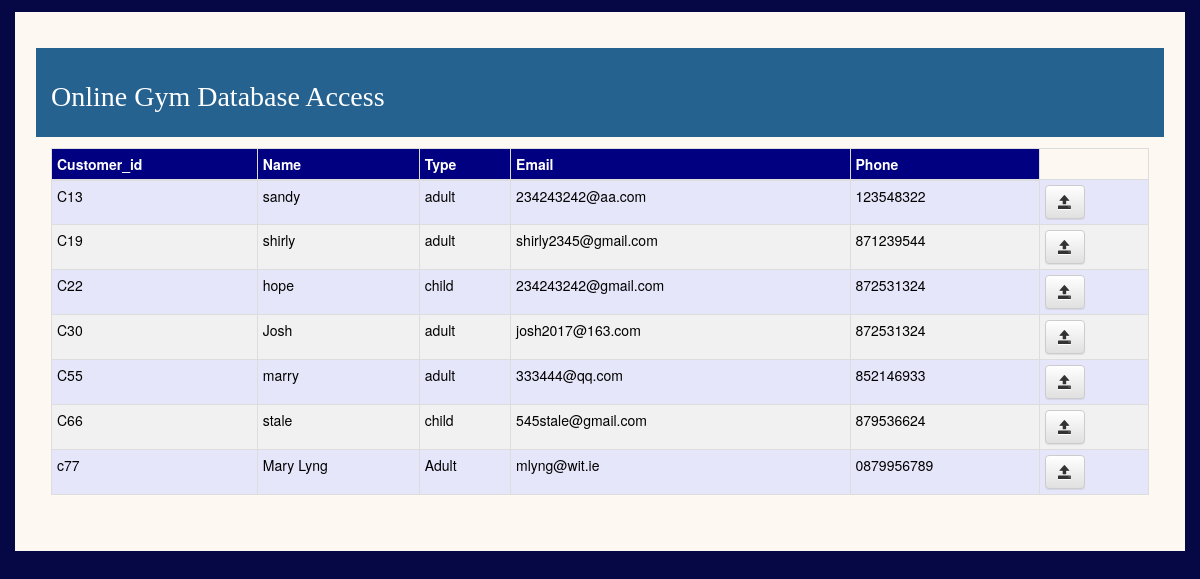
Screenshot of /GymOnline/admin2/customers.php with the database file from the repository.
### tables this page shows
CREATE TABLE `customer` (
  `customer_id` varchar(6) NOT NULL,
  `name` varchar(15) NOT NULL,
  `type` varchar(5) NOT NULL DEFAULT 'adult',
  `email` varchar(30) NOT NULL,
  `phone` varchar(15) NOT NULL,
  `date_entered` date NOT NULL
);

### GymOnline/admin2/inc/customer.inc.php (called while the page is built, shortened)
<?php
class Customer{
	private $db;
	public function __construct($database) {
	    $this->db = $database;
	}
	public function allcustomers() {
		$sql = "select customer_id, name, type, email, phone from customer order by customer_id;";
	    $stmt = $this->db->prepare($sql);
	    $stmt->execute();
	    return $stmt->fetchAll(PDO::FETCH_OBJ);
	}
}
?>

### GymOnline/admin2/inc/init.inc.php (called while the page is built, shortened)
<?php
require_once 'header.inc.php';
require_once 'db.inc.php';
require_once 'customer.inc.php';
require_once 'gym2tore.inc.php';
$customer       = new Customer($dbh);
?>

### GymOnline/admin2/inc/gym2tore.inc.php (the view, shortened to what this page needs)
<?php
function displaycustrecs($result)
{
    echo '<div class="table-responsive">';
    echo '<table class="table table-striped table-hover table-bordered table-condensed">
    <thead><tr>
    <th>Customer_id</th>
    <th>Name</th>
    <th>Type</th>
    <th>Email</th>
    <th>Phone</th>
    </tr></thead><tbody>';
        foreach ($result as $row) {
        echo "<tr>";
        echo "<td>" . $row->customer_id . "</td>";
        $cust = $row->customer_id;
        echo "<td>" . $row->name . "</td>";
        echo "<td>" . $row->type . "</td>";
        echo "<td>" . $row->email . "</td>";
        echo "<td>" . $row->phone . "</td>";
        echo "<td><div class='btn-group'>
     		<a href='viewcustomer.php?customerid=$cust' class='btn btn-default'><span class='glyphicon glyphicon-open' aria-hidden='true'></span></a></td>";
         echo"</tr>";
    }
    echo '</tbody></table>';
}
?>

### GymOnline/admin2/css/mycss.css (style rules this page uses)
body { background-color: #050845; color: black; }
a { outline:0; }
form,table { margin-top:1%; }
.table th { background-color:navy; color:white; }
.table.table-striped tbody tr:nth-child(even) td, .table.table-striped tbody tr:nth-child(even) th { background-color: #f1f1f1; }
.table.table-striped tbody tr:nth-child(odd) td, .table.table-striped tbody tr:nth-child(odd) th { background-color: #E6E6FA; }
.table.table-striped tbody a:link { text-decoration:underline; }

### rows the page displays
customer: customer_id "C13", name "sandy", type "adult", email "234243242@aa.com", phone "123548322"
customer: customer_id "C19", name "shirly", type "adult", email "shirly2345@gmail.com", phone "871239544"
customer: customer_id "C22", name "hope", type "child", email "234243242@gmail.com", phone "872531324"
customer: customer_id "C30", name "Josh", type "adult", email "josh2017@163.com", phone "872531324"
customer: customer_id "C55", name "marry", type "adult", email "333444@qq.com", phone "852146933"
customer: customer_id "C66", name "stale", type "child", email "545stale@gmail.com", phone "879536624"
customer: customer_id "c77", name "Mary Lyng", type "Adult", email "mlyng@wit.ie", phone "0879956789"
